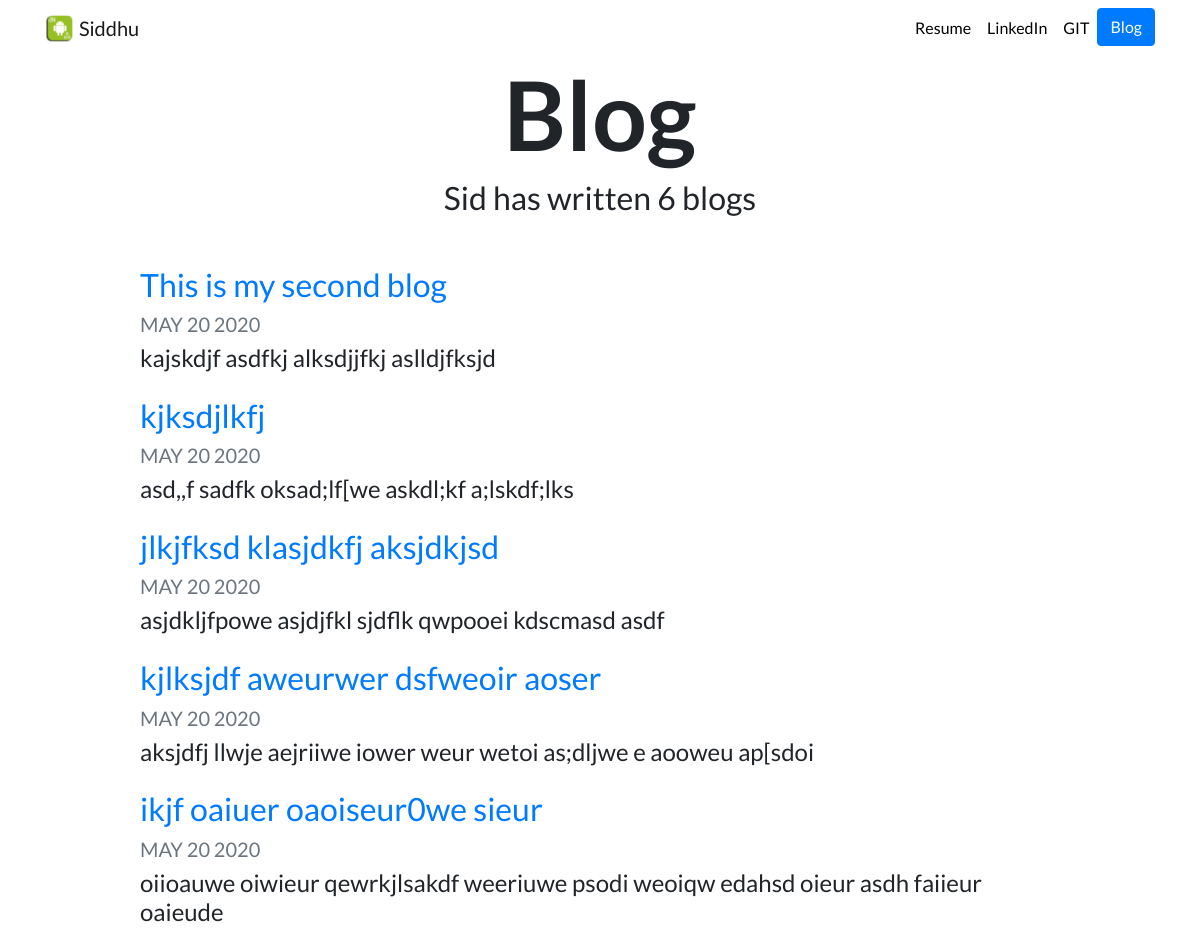
The page /blog/ on the database as committed earlier.
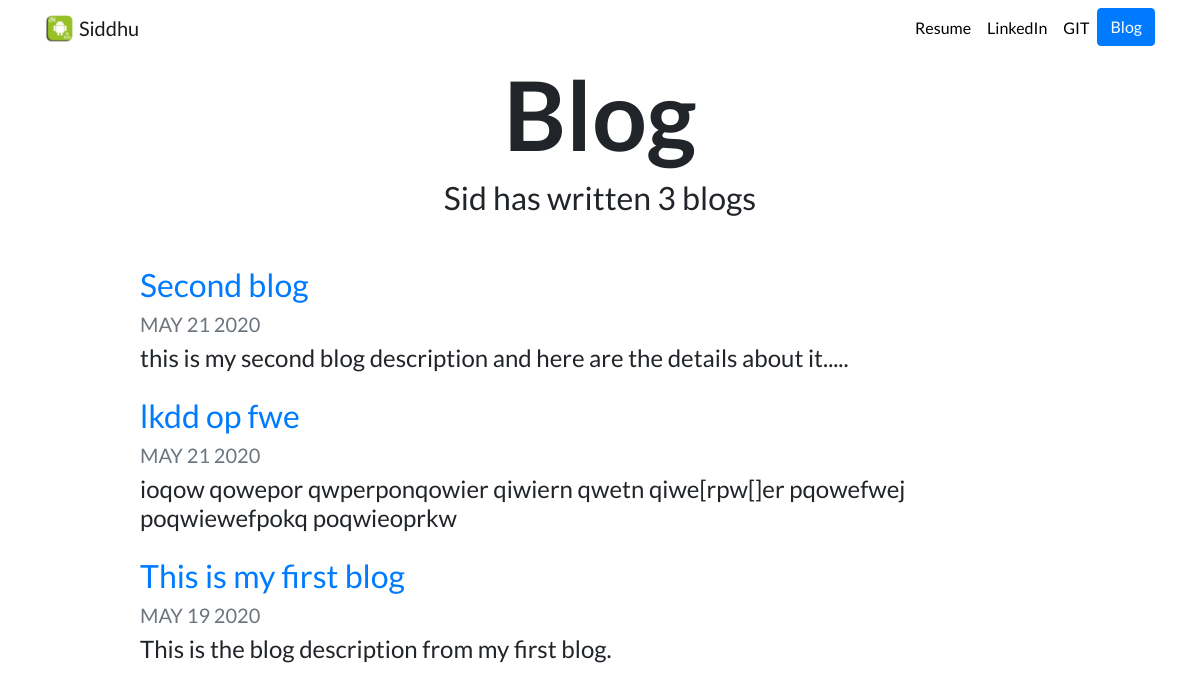
The same page on the database as committed later.
### blog/models.py (models this page shows, shortened)
class Blog(models.Model):
	title = models.CharField(max_length=200)
	description = models.TextField()
	date = models.DateField()

### blog/views.py (the view)
# urls.py: path('', views.all_blogs, name='all_blogs'),
def all_blogs(request):
	blog_count= Blog.objects.count
	blogs = Blog.objects.order_by('-date')[:5]
	return render(request, 'blog/all_blogs.html', {'blogs':blogs,'blog_count':blog_count})

### blog/templates/blog/all_blogs.html
{% extends "portfolio/base.html" %}
{% load static %}
{% block content %}
<h1 id="blogtitle" class="font-weight-bold text-center">Blog</h1>
<h2 class="text-center mb-5">Sid has written {{ blog_count }} blog{{ blog_count|pluralize }}</h2>
{% for blog in blogs %}
<div class="row justify-content-center my-3">
  <div class="col-md-10">
    <a href="{% url 'blog:detail' blog.id %}">
      <h2>{{ blog.title }}</h2>
    </a>
    <h5 class="text-muted">{{ blog.date|date:'M d Y'|upper }}</h5>
    <h4>{{ blog.description|striptags|truncatechars:100 }}</h4>
  </div>
</div>
{% endfor %}
{% endblock %}

Rows that differ between the two databases and show on the page:
removed Blog: title "This is my second blog", date "MAY 20 2020", description "kajskdjf asdfkj alksdjjfkj aslldjfksjd"
removed Blog: title "kjksdjlkfj", date "MAY 20 2020", description "asd,,f sadfk oksad;lf[we askdl;kf a;lskdf;lks"
removed Blog: title "jlkjfksd klasjdkfj aksjdkjsd", date "MAY 20 2020", description "asjdkljfpowe asjdjfkl sjdflk qwpooei kdscmasd asdf"
removed Blog: title "kjlksjdf aweurwer dsfweoir aoser", date "MAY 20 2020", description "aksjdfj llwje aejriiwe iower weur wetoi as;dljwe e aooweu ap[sdoi"
removed Blog: title "ikjf oaiuer oaoiseur0we sieur", date "MAY 20 2020", description "oiioauwe oiwieur qewrkjlsakdf weeriuwe psodi weoiqw edahsd oieur asdh faiieur oaieude"
added Blog: title "Second blog", date "MAY 21 2020", description "this is my second blog description and here are the details about it....."
added Blog: title "lkdd op fwe", date "MAY 21 2020", description "ioqow qowepor qwperponqowier qiwiern qwetn qiwe[rpw[]er pqowefwej poqwiewefpokq poqwieoprkw"
now on this page (row unchanged): Blog: title "This is my first blog", date "MAY 19 2020", description "This is the blog description from my first blog."
Other text that changed with them:
{{ blog_count }}: "6" → "3"
